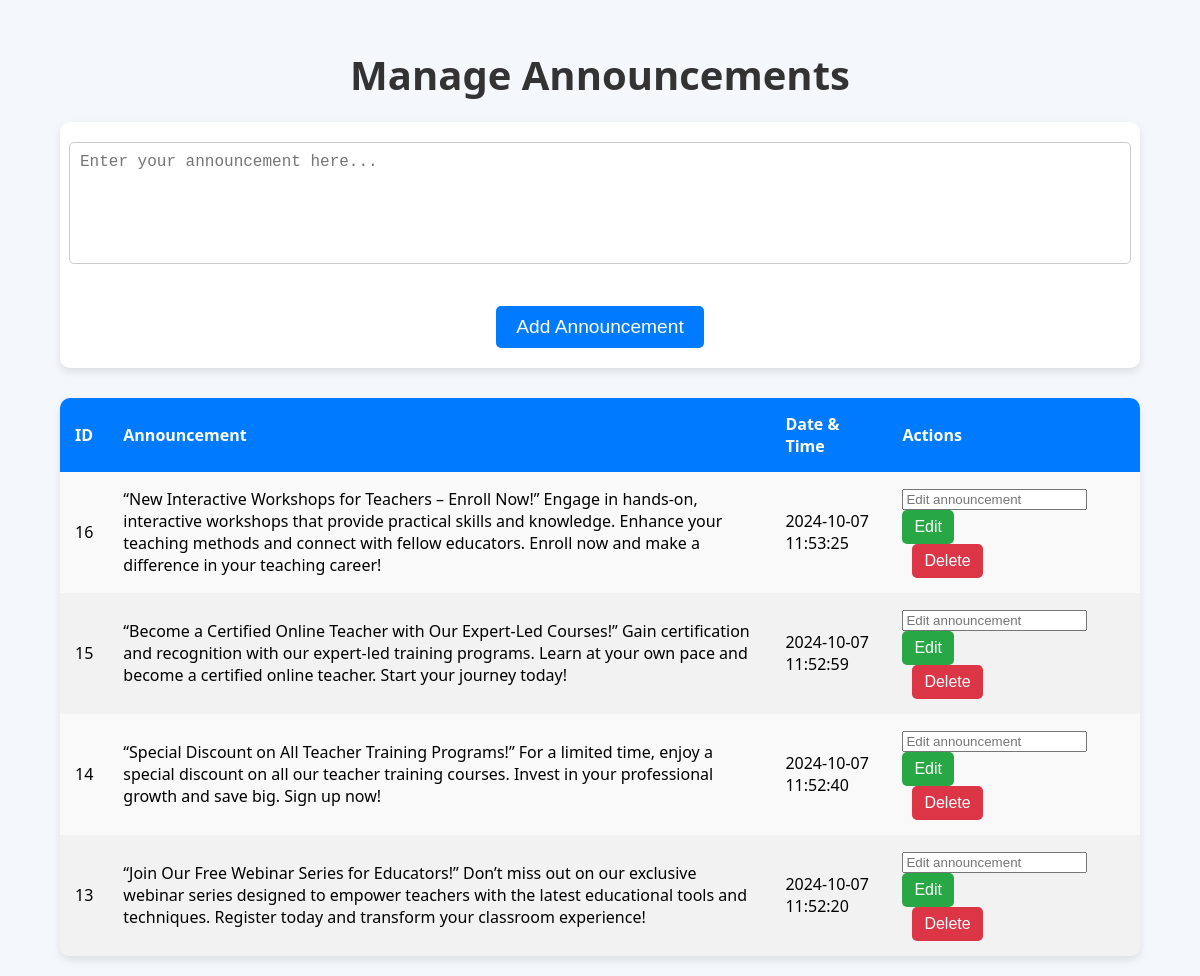
Page /home/announcementadmin.php on the committed database.
### tables this page shows
CREATE TABLE `announcements` (
  `announcement_id` int(11) NOT NULL,
  `announcement_text` text NOT NULL,
  `announcement_date` timestamp NOT NULL DEFAULT current_timestamp()
);

### home/announcementadmin.php (the view, shortened to what this page needs)
<?php
include 'db_connect.php';
?>
<!DOCTYPE html>
<html lang="en">
<head>
    <link rel="stylesheet" href="../css/announcementadmin.css">
</head>
<body>
    <div class="container">
        <h1>Manage Announcements</h1>
    <form id="announcementForm" method="POST" action="">
    <textarea id="announcementText" name="announcementText" placeholder="Enter your announcement here..." required></textarea>
    <span id="errorMessage" style="color:red; display:none;">Announcement should not exceed 25 words.</span><br>
    <button type="submit" name="add_announcement">Add Announcement</button>
    </form>
        <table id="announcementTable">
            <thead>
                <tr>
                    <th>ID</th>
                    <th>Announcement</th>
                    <th>Date & Time</th>
                    <th>Actions</th>
                </tr>
            </thead>
            <tbody>
                <?php
                        $sql = "SELECT * FROM announcements ORDER BY announcement_date DESC";
                        $result = $conn->query($sql);
                        if ($result->num_rows > 0): ?>
                    <?php while($row = $result->fetch_assoc()): ?>
                        <tr>
                            <td><?php echo $row['announcement_id']; ?></td>
                            <td><?php echo $row['announcement_text']; ?></td>
                            <td><?php echo $row['announcement_date']; ?></td>
                            <td>
                                <form method="POST" action="" style="display:inline-block;">
                                    <input type="text" name="newText" placeholder="Edit announcement" required>
                                    <button type="submit" name="edit_announcement" class="edit-btn">Edit</button>
                                </form>
                                <form method="POST" action="" style="display:inline-block;">
                                    <button type="submit" name="delete_announcement" class="delete-btn">Delete</button>
                                </form>
                            </td>
                        </tr>
                    <?php endwhile; ?>
                <?php else: ?>
                    <tr><td colspan="4">No announcements found.</td></tr>
                <?php endif; ?>
            </tbody>
        </table>
    </div>
</body>
</html>

### css/announcementadmin.css (style rules this page uses)
body { font-family: 'Segoe UI', Tahoma, Geneva, Verdana, sans-serif; background-color: #f4f7fc; margin: 0; padding: 0; }
.container { width: 90%; max-width: 1200px; margin: 0 auto; padding: 20px; }
h1 { text-align: center; color: #333; margin-bottom: 20px; font-size: 2.5rem; font-weight: 700; }
#announcementForm { display: flex; flex-direction: column; align-items: center; background-color: #fff; padding: 20px; border-radius: 10px; box-shadow: 0 4px 8px rgba(0, 0, 0, 0.1); margin-bottom: 30px; }
#announcementText { width: 100%; height: 100px; padding: 10px; border: 1px solid #ccc; border-radius: 5px; font-size: 1rem; margin-bottom: 20px; resize: none; outline: none; transition: border 0.3s ease; }
button { padding: 10px 20px; background-color: #007bff; color: white; font-size: 1.2rem; font-weight: 500; border: none; border-radius: 5px; cursor: pointer; transition: background-color 0.3s ease; }
#announcementTable { width: 100%; border-collapse: collapse; margin-top: 30px; background-color: #fff; box-shadow: 0 4px 8px rgba(0, 0, 0, 0.1); border-radius: 10px; overflow: hidden; }
#announcementTable th, #announcementTable td { padding: 15px; text-align: left; }
#announcementTable th { background-color: #007bff; color: white; font-weight: bold; }
#announcementTable td { background-color: #f9f9f9; }
#announcementTable tr:nth-child(even) td { background-color: #f2f2f2; }
.edit-btn, .delete-btn { padding: 8px 12px; font-size: 1rem; border: none; border-radius: 5px; cursor: pointer; transition: background-color 0.3s ease; }
.edit-btn { background-color: #28a745; color: white; }
.delete-btn { background-color: #dc3545; color: white; margin-left: 10px; }

### rows in the picture
announcements: announcement_id "16", announcement_text "“New Interactive Workshops for Teachers – Enroll Now!” Engage in hands-on, interactive workshops that provide practical skills and knowledge. Enhance your teaching methods and connect with fellow educators. Enroll now and make a difference in your teaching career!", announcement_date "2024-10-07 11:53:25"
announcements: announcement_id "15", announcement_text "“Become a Certified Online Teacher with Our Expert-Led Courses!” Gain certification and recognition with our expert-led training programs. Learn at your own pace and become a certified online teacher. Start your journey today!", announcement_date "2024-10-07 11:52:59"
announcements: announcement_id "14", announcement_text "“Special Discount on All Teacher Training Programs!” For a limited time, enjoy a special discount on all our teacher training courses. Invest in your professional growth and save big. Sign up now!", announcement_date "2024-10-07 11:52:40"
announcements: announcement_id "13", announcement_text "“Join Our Free Webinar Series for Educators!” Don’t miss out on our exclusive webinar series designed to empower teachers with the latest educational tools and techniques. Register today and transform your classroom experience!", announcement_date "2024-10-07 11:52:20"
